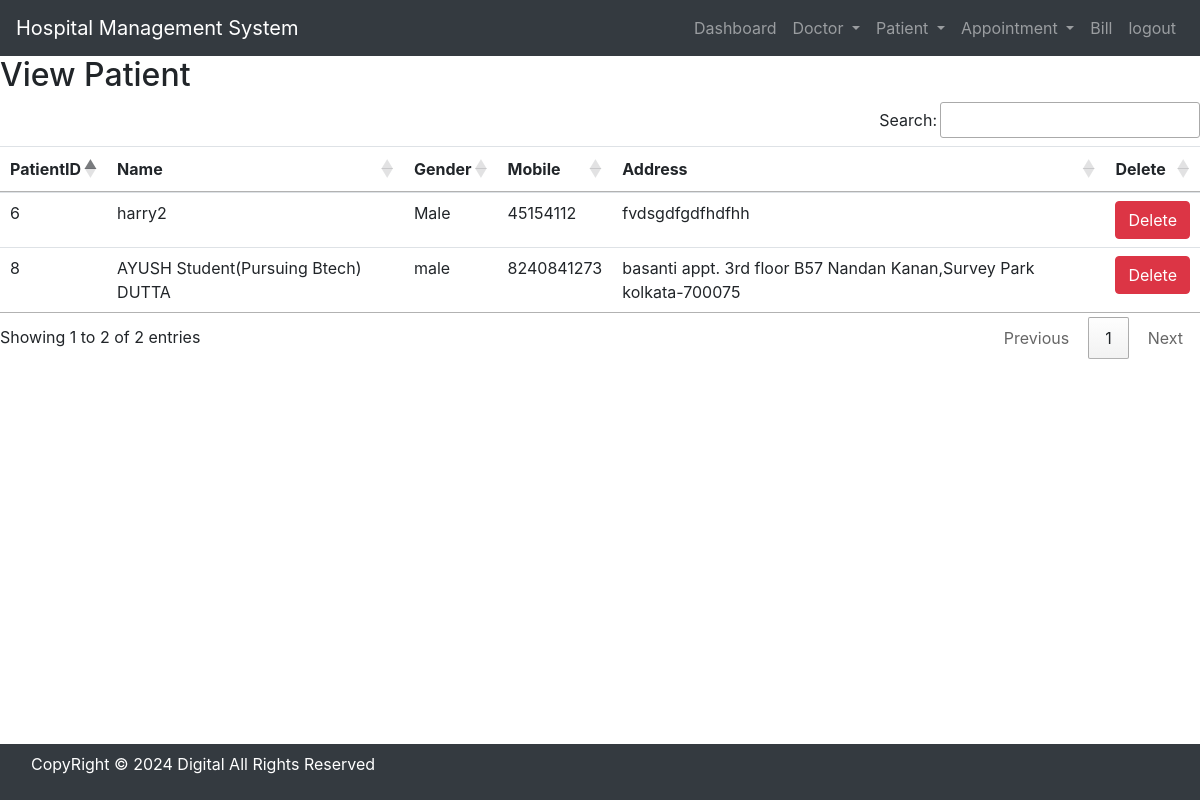
Before: /view_patient/ (signed in) with the older database file.
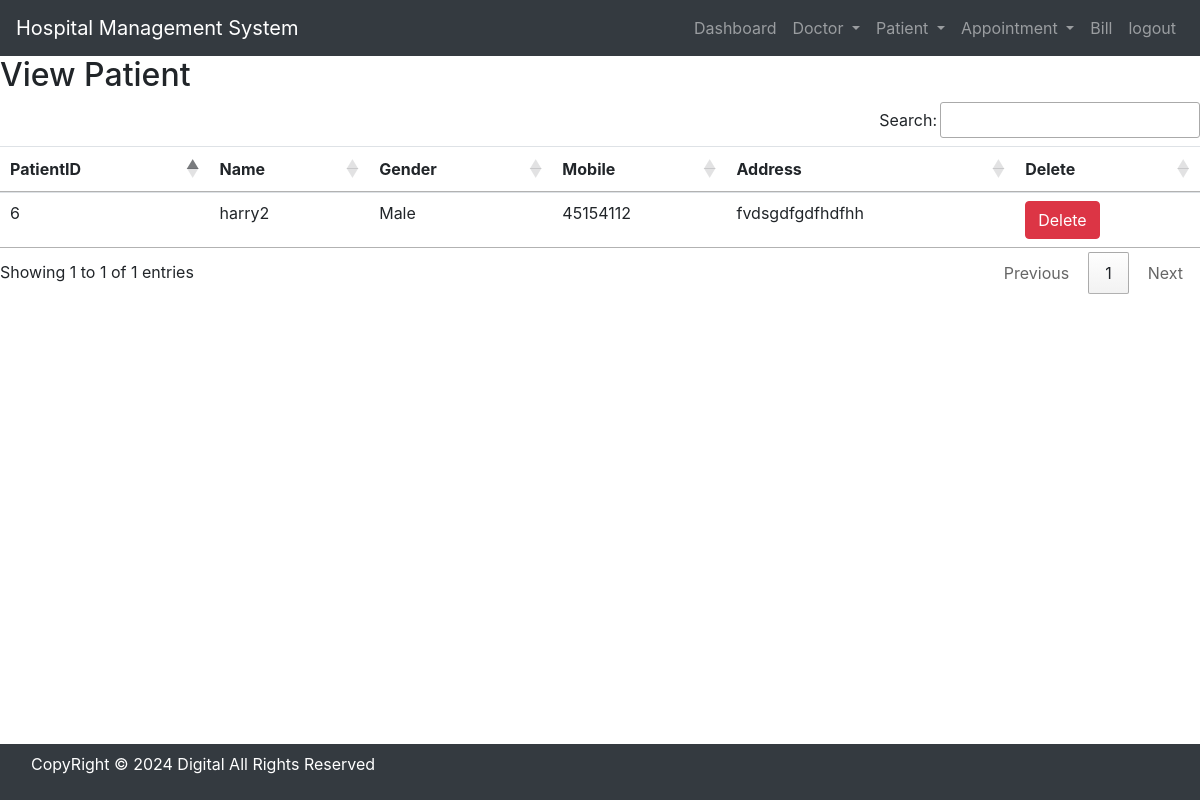
After: the same page with the newer database file.
### hospital/models.py (models this page shows, shortened)
class Patient(models.Model):
    Name = models.CharField(max_length=50)
    gender = models.CharField(max_length=10)
    mobile = models.IntegerField(null=True)
    address = models.TextField()

### hospital/views.py (the view)
# urls.py: path('view_patient/', View_Patient , name='view_patient'),
def View_Patient(request):
    if not request.user.is_staff:
        return redirect('login')
    doc = Patient.objects.all()
    d = {'doc': doc}
    return render(request, 'view_patient.html' , d)

### hospital/templates/view_patient.html
{%include 'base.html'%}
{% load static %}
{%include 'navigation.html'%}
<div>
    <h2>View Patient</h2>
    <table id="example" class="table table-hover">
        <thead>
            <tr>
                <th>PatientID</th>
                <th>Name</th>
                <th>Gender</th>
                <th>Mobile</th>
                <th>Address</th>
                <th>Delete</th>
            </tr>
        </thead>
        <tbody>
            {% for i in doc %}
            <tr>
                <td>{{i.id}}</td>
                <td>{{i.Name}}</td>
                <td>{{i.gender}}</td>
                <td>{{i.mobile}}</td>
                <td>{{i.address}}</td>
                <td><a href="{%url 'delete_patient' i.id %}"
                    onclick="return confirm('Are you sure you want to delete?')" class="btn btn-danger" >Delete</a></td>
            </tr>
            {% endfor %}
        </tbody>
    </table>
</div>
{%include 'footer.html'%}

Changed rows visible on the page:
removed Patient: id "8", Name "AYUSH Student(Pursuing Btech) DUTTA", gender "male", mobile "8240841273", address "basanti appt. 3rd floor B57 Nandan Kanan,Survey Park kolkata-700075"
Other visible differences:
text written by a page script: "Search: Showing 1 to 2 of 2 entries Previous 1 Next" → "Search: Showing 1 to 1 of 1 entries Previous 1 Next"
